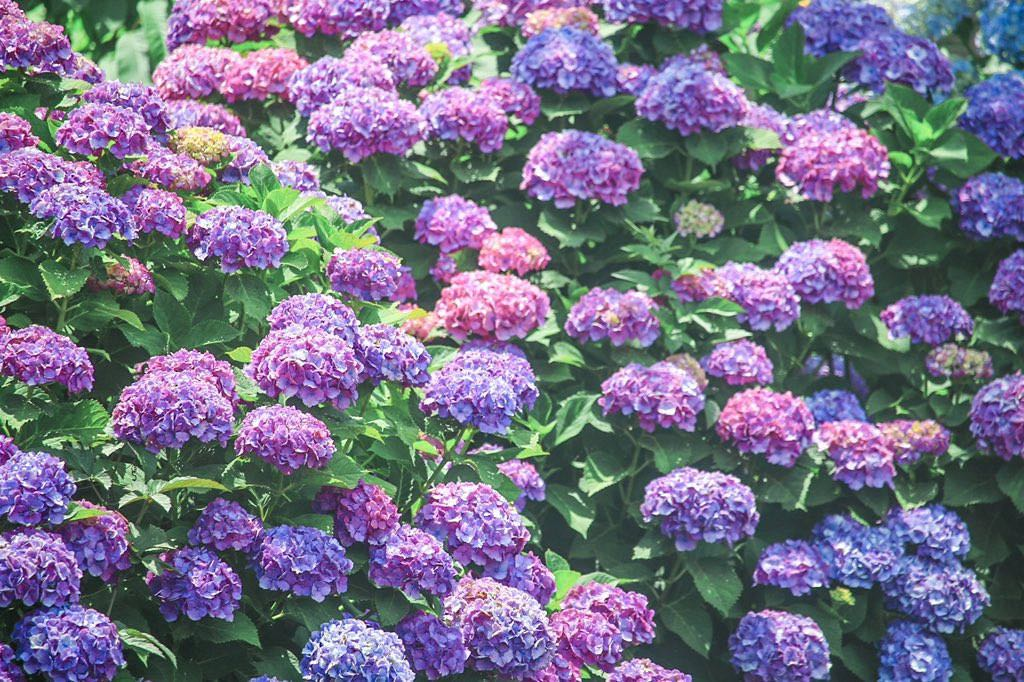
#> input picture python/Opencv/Hydrangea.jpg, 1024 x 682 px
$ python opencv_base.py
#> lines starting #> are read from the running program, lines starting #| are printed output that depends on the picture
import cv2
import numpy as np
from PIL import Image
import matplotlib.pyplot as plt


# read
img=cv2.imread(r"Hydrangea.jpg")
#> img is the input picture: shape (682, 1024, 3); mean B, G, R 135, 113.7, 117
# flags=0为灰度图
cv2.imshow('hydangea',img)
# 非阻塞方法
cv2.waitKey(1000)
# 1000ms
# cv2.waitKey(0)死循环
cv2.destroyWindow(winname='hydangea')
# 强制释放资源，防止资源占用

# wirte
# img_write=np.random.randint(0,255,(300,300,3),np.uint8)
img_write=np.zeros((300,300,3),np.uint8)
# 一张红色的图片BGR
# img_write[:,:,0],img[h,w,c]
img_write[...,2]=255
cv2.imwrite("generate_pic.jpg",img_write)
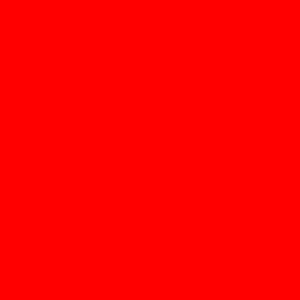
#> saved as generate_pic.jpg: shape (300, 300, 3); mean B, G, R 0, 0, 255

# 当图片读入opencv时，通道变了
img=cv2.imread(r"Hydrangea.jpg")
img=Image.fromarray(img)
plt.imshow(img)
plt.show()
# 如何变为RGB，切片步长的使用
img=cv2.imread(r"Hydrangea.jpg")
img=img[...,::-1]
# 反着取，即BGR->R->G->B
img=Image.fromarray(img)
plt.imshow(img)
plt.show()
